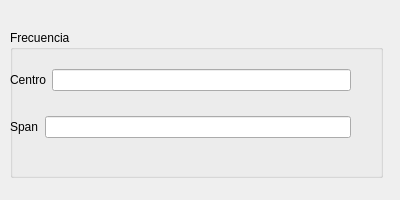
<?xml version="1.0" encoding="UTF-8"?>
<ui version="4.0">
 <class>Dialog</class>
 <widget class="QDialog" name="Dialog">
  <property name="geometry">
   <rect>
    <x>0</x>
    <y>0</y>
    <width>400</width>
    <height>200</height>
   </rect>
  </property>
  <property name="windowTitle">
   <string>Dialog</string>
  </property>
  <widget class="QGroupBox" name="freq_groupbox">
   <property name="geometry">
    <rect>
     <x>10</x>
     <y>30</y>
     <width>373</width>
     <height>148</height>
    </rect>
   </property>
   <property name="title">
    <string>Frecuencia</string>
   </property>
   <widget class="QWidget" name="verticalLayoutWidget">
    <property name="geometry">
     <rect>
      <x>0</x>
      <y>20</y>
      <width>341</width>
      <height>107</height>
     </rect>
    </property>
    <layout class="QVBoxLayout" name="verticalLayout">
     <item>
      <layout class="QHBoxLayout" name="horizontalLayout_6">
       <item>
        <widget class="QLabel" name="center_label">
         <property name="text">
          <string>Centro</string>
         </property>
        </widget>
       </item>
       <item>
        <widget class="QLineEdit" name="center_field"/>
       </item>
      </layout>
     </item>
     <item>
      <layout class="QHBoxLayout" name="horizontalLayout_4">
       <item>
        <widget class="QLabel" name="span_label">
         <property name="text">
          <string>Span</string>
         </property>
        </widget>
       </item>
       <item>
        <widget class="QLineEdit" name="span_field"/>
       </item>
      </layout>
     </item>
    </layout>
   </widget>
  </widget>
 </widget>
 <resources/>
 <connections/>
</ui>
